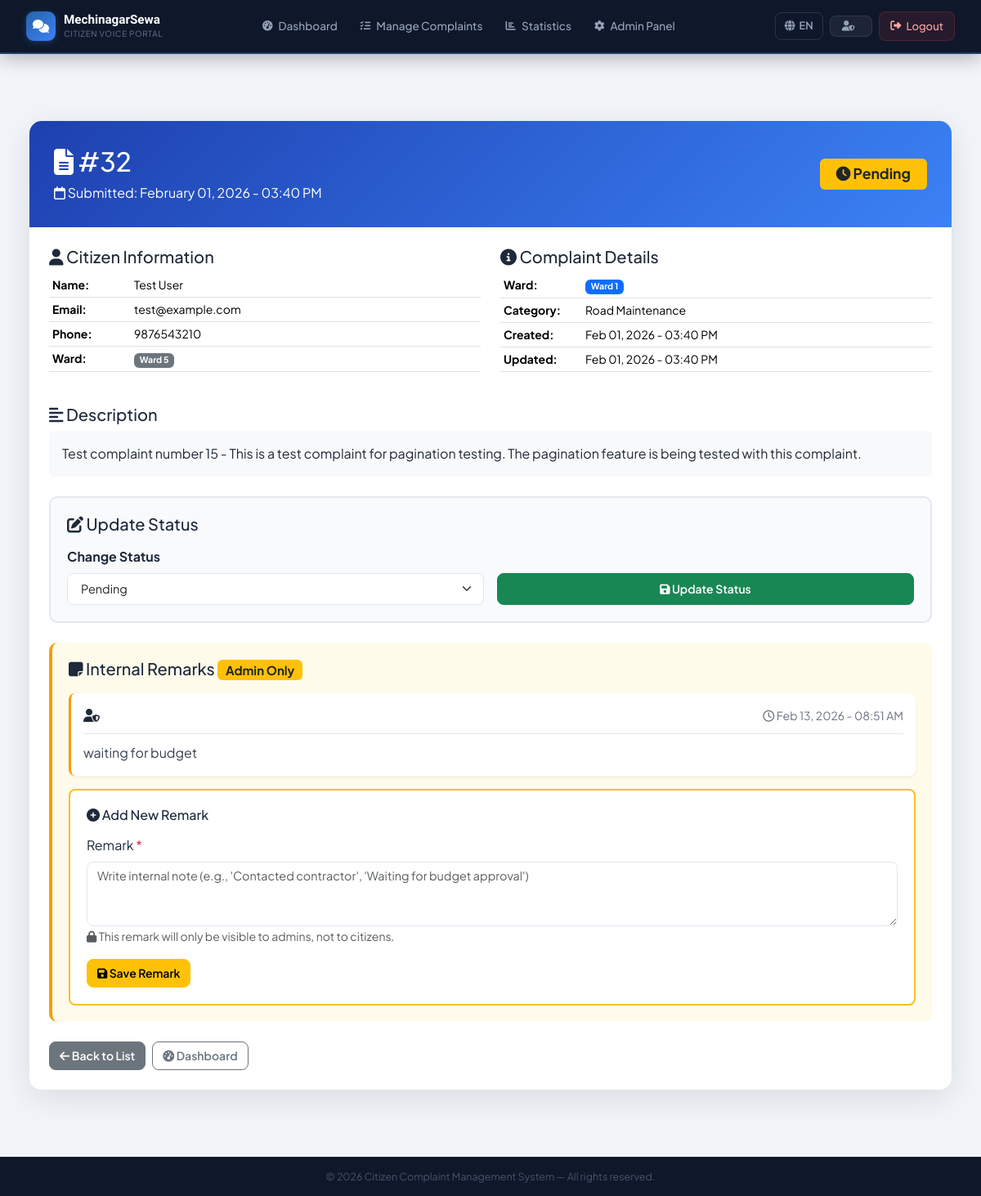
The page /complaints/admin/detail/32/ (signed in) on the database as committed earlier.
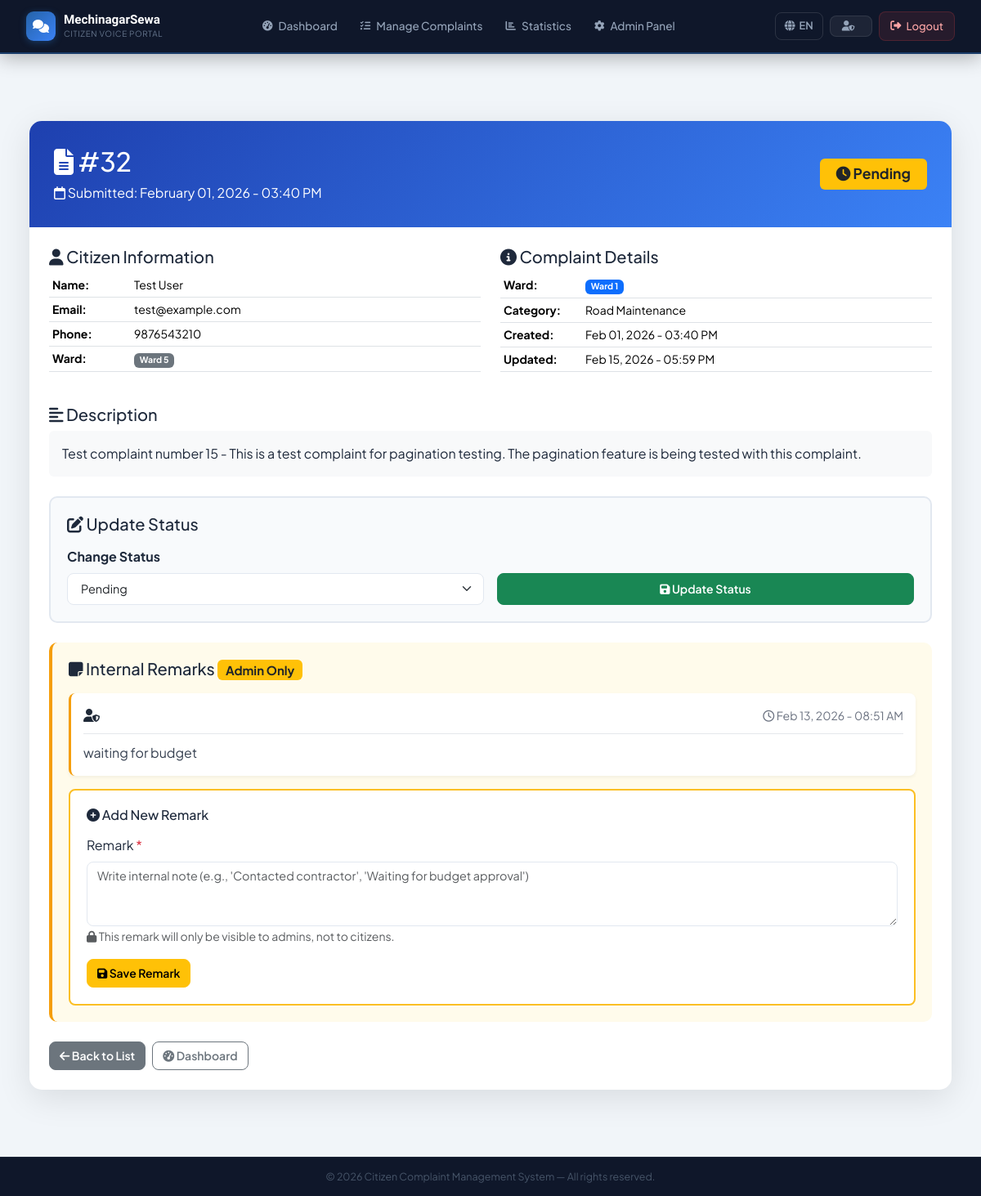
The same page on the database as committed later.
### complaints/models.py (models this page shows, shortened)
class Complaint(models.Model):
    STATUS_CHOICES = [
        ('Pending', 'Pending'),
        ('In Progress', 'In Progress'),
        ('Resolved', 'Resolved'),
    ]
    CATEGORY_CHOICES = [
        ('Road Maintenance', 'Road Maintenance'),
        ('Street Light', 'Street Light'),
        ('Water Supply', 'Water Supply'),
        ('Sanitation', 'Sanitation'),
        ('Traffic', 'Traffic'),
        ('Parks', 'Parks & Recreation'),
        ('Other', 'Other'),
    ]
    PRIORITY_CHOICES = [
        ('Normal', 'Normal'),
        ('Urgent', 'Urgent'),
    ]
    WARD_CHOICES = [(str(i), f'Ward {i}') for i in range(1, 16)]
    user = models.ForeignKey(
        settings.AUTH_USER_MODEL,
        on_delete=models.CASCADE,
        related_name='complaints'
    )
    ward = models.CharField(
        max_length=2,
        choices=WARD_CHOICES,
        help_text="Select your ward number (1-15)"
    )
    category = models.CharField(max_length=100, choices=CATEGORY_CHOICES)
    description = models.TextField()
    image = models.ImageField(upload_to=complaint_image_path, blank=True, null=True)
    status = models.CharField(max_length=20, choices=STATUS_CHOICES, default='Pending')
    priority = models.CharField(
        max_length=10,
        choices=PRIORITY_CHOICES,
        default='Normal',
        help_text="Priority level - Auto-flagged as Urgent after 7 days"
    )
    created_at = models.DateTimeField(auto_now_add=True)
    updated_at = models.DateTimeField(auto_now=True)
    def update_priority(self):
        if self.status != 'Resolved':
            days_old = (timezone.now() - self.created_at).days
            if days_old >= 7 and self.priority != 'Urgent':
                self.priority = 'Urgent'
                self.save(update_fields=['priority'])
                return True
        return False
    class Meta:
        db_table = 'complaints'
        ordering = ['-created_at']
        verbose_name = 'Complaint'
        verbose_name_plural = 'Complaints'
        indexes = [
            models.Index(fields=['status', 'created_at']),
            models.Index(fields=['ward', 'status']),
            models.Index(fields=['priority', 'status']),
        ]

### accounts/models.py (models this page shows, shortened)
class User(AbstractUser):
    WARD_CHOICES = [(str(i), f'Ward {i}') for i in range(1, 16)]
    fullname = models.CharField(max_length=200)
    phone = models.CharField(max_length=20, blank=True, null=True)
    address = models.TextField(blank=True, null=True)
    ward = models.CharField(
        max_length=2,
        choices=WARD_CHOICES,
        blank=True,
        null=True,
        help_text="Your ward number (1-15)"
    )
    created_at = models.DateTimeField(auto_now_add=True)
    class Meta:
        db_table = 'users'

### complaints/admin_views.py (the view, shortened to what this page needs)
# urls.py: path('admin/detail/<int:pk>/', admin_views.admin_complaint_detail, name='admin_complaint_detail'),
@login_required
@user_passes_test(is_admin)
def admin_complaint_detail(request, pk):
    complaint = get_object_or_404(Complaint, pk=pk)
    complaint.update_priority()
    remarks = complaint.remarks.select_related('admin_user').all()
    context = {
        'complaint': complaint,
        'remarks': remarks,
    }
    return render(request, 'complaints/admin_complaint_detail.html', context)

### complaints/admin_views.py (called while the page is built)
def is_admin(user):
    return user.is_staff

### core/context_processors.py (called while the page is built)
def language(request):
    lang = request.session.get('language', 'en')
    return {
        'lang': lang,
        'translations': get_lang_dict(lang),
        't': get_lang_dict(lang),  # Shorter alias
    }

### core/translation.py (called while the page is built)
def get_lang_dict(lang='en'):
    return TRANSLATIONS.get(lang, TRANSLATIONS['en'])

### complaints/templates/complaints/admin_complaint_detail.html (shortened to what the changed rows need)
{% extends 'base.html' %}
{% block content %}
<div class="container-fluid py-4">
    <div class="admin-detail-card">
        <div class="admin-header">
            <div class="d-flex justify-content-between align-items-center">
                <div>
                    <h2 class="mb-2">
                        <i class="fas fa-file-alt"></i> {{ t.complaint }} #{{ complaint.id }}
                    </h2>
                    <p class="mb-0">
                        <i class="far fa-calendar"></i> {{ t.submitted }}: {{ complaint.created_at|date:"F d, Y - h:i A" }}
                    </p>
                </div>
                <div>
                    {% if complaint.status == 'Pending' %}
                        <span class="badge bg-warning text-dark" style="font-size: 1.1rem; padding: 10px 20px;">
                            <i class="fas fa-clock"></i> {{ t.pending }}
                        </span>
                    {% elif complaint.status == 'In Progress' %}
                        <span class="badge bg-light text-primary" style="font-size: 1.1rem; padding: 10px 20px;">
                            <i class="fas fa-spinner"></i> {{ t.in_progress }}
                        </span>
                    {% else %}
                        <span class="badge bg-light text-success" style="font-size: 1.1rem; padding: 10px 20px;">
                            <i class="fas fa-check-circle"></i> {{ t.resolved }}
                        </span>
                    {% endif %}
                </div>
            </div>
        </div>
        <div class="p-4">
            <div class="row mb-4">
                <div class="col-md-6">
                    <table class="table table-sm">
                        <tr>
                            <td width="100"><strong>{{ t.name }}:</strong></td>
                            <td>{{ complaint.user.fullname }}</td>
                        </tr>
                        <tr>
                            <td><strong>{{ t.email }}:</strong></td>
                            <td>{{ complaint.user.email }}</td>
                        </tr>
                        <tr>
                            <td><strong>{{ t.phone }}:</strong></td>
                            <td>{{ complaint.user.phone|default:"N/A" }}</td>
                        </tr>
                        <tr>
                            <td><span class="badge bg-secondary">{{ t.ward }} {{ complaint.user.ward|default:"N/A" }}</span></td>
                        </tr>
                    </table>
                </div>
                <div class="col-md-6">
                    <table class="table table-sm">
                        <tr>
                            <td><span class="badge bg-primary">{{ t.ward }} {{ complaint.ward }}</span></td>
                        </tr>
                        <tr>
                            <td><strong>{{ t.category }}:</strong></td>
                            <td>{{ complaint.category }}</td>
                        </tr>
                        <tr>
                            <td><strong>{{ t.created }}:</strong></td>
                            <td>{{ complaint.created_at|date:"M d, Y - h:i A" }}</td>
                        </tr>
                        <tr>
                            <td><strong>{{ t.updated }}:</strong></td>
                            <td>{{ complaint.updated_at|date:"M d, Y - h:i A" }}</td>
                        </tr>
                    </table>
                </div>
            </div>
            <div class="mb-4">
                <div class="bg-light p-3 rounded">
                    <p style="white-space: pre-wrap; margin: 0;">{{ complaint.description }}</p>
                </div>
            </div>
            <div class="status-update-form mb-4">
                <form method="post">
                    <div class="row g-3">
                        <div class="col-md-6">
                            <label class="form-label fw-bold">{{ t.change_status }}</label>
                            <select name="status" class="form-select form-select-lg">
                                <option value="Pending" {% if complaint.status == 'Pending' %}selected{% endif %}>
                                    {{ t.pending }}
                                </option>
                            </select>
                        </div>
                    </div>
                </form>
            </div>
        </div>
    </div>
</div>
{% endblock %}

Rows that differ between the two databases and show on the page:
changed Complaint "Pending": updated_at "Feb 01, 2026 - 03:40 PM" → "Feb 15, 2026 - 05:59 PM"
